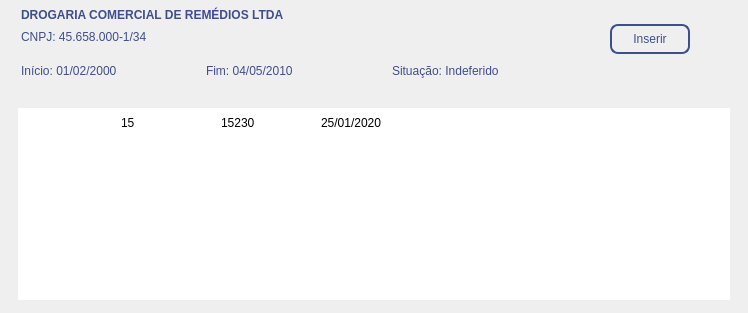
           <widget class="QWidget" name="pgBeneficios">
            <property name="sizePolicy">
             <sizepolicy hsizetype="Preferred" vsizetype="Minimum">
              <horstretch>0</horstretch>
              <verstretch>0</verstretch>
             </sizepolicy>
            </property>
            <property name="styleSheet">
             <string notr="true">/*---------------------------- Push Button ----------------------------------*/
#pbInserirBeneficios {
	font: 12pt &quot;Avenir LT Std&quot;;
	color: #3F4E8C;
	
	border: 2px solid #3F4E8C;
	border-radius: 8px;
	padding: 6px;
}

/*-------------------------------- Labels -----------------------------------------*/
#lbNomeEmpBene {
	font: 15pt &quot;Avenir LT Std&quot;;
	color: #3F4E8C;
	
	font-weight: 750;
	line-height: 24px;

	margin: 8px 0px 0px 0px;
}

#lbCNPJouNBBene, 
#lbDataInicioBene, #lbDataFimBene, 
#lbSituacao {
	font: 11pt &quot;Avenir LT Std&quot;;
	color: #3F4E8C;
	
	font-weight: 120;
	line-height: 24px;

	margin: 2px 0px 0px 0px;
}</string>
            </property>
            <layout class="QGridLayout" name="gridLayout_3">
             <property name="leftMargin">
              <number>0</number>
             </property>
             <property name="topMargin">
              <number>0</number>
             </property>
             <property name="rightMargin">
              <number>0</number>
             </property>
             <property name="bottomMargin">
              <number>0</number>
             </property>
             <property name="horizontalSpacing">
              <number>0</number>
             </property>
             <item row="0" column="0">
              <widget class="QFrame" name="frInfoPrincipalBene">
               <property name="frameShape">
                <enum>QFrame::NoFrame</enum>
               </property>
               <property name="frameShadow">
                <enum>QFrame::Raised</enum>
               </property>
               <layout class="QGridLayout" name="gridLayout_10">
                <property name="topMargin">
                 <number>0</number>
                </property>
                <item row="0" column="0">
                 <widget class="QFrame" name="frInfoResumoBene">
                  <property name="frameShape">
                   <enum>QFrame::NoFrame</enum>
                  </property>
                  <property name="frameShadow">
                   <enum>QFrame::Raised</enum>
                  </property>
                  <layout class="QHBoxLayout" name="horizontalLayout_8">
                   <property name="spacing">
                    <number>42</number>
                   </property>
                   <property name="topMargin">
                    <number>0</number>
                   </property>
                   <property name="bottomMargin">
                    <number>0</number>
                   </property>
                   <item>
                    <widget class="QFrame" name="frInfoEmpBene">
                     <property name="minimumSize">
                      <size>
                       <width>550</width>
                       <height>0</height>
                      </size>
                     </property>
                     <property name="frameShape">
                      <enum>QFrame::NoFrame</enum>
                     </property>
                     <property name="frameShadow">
                      <enum>QFrame::Raised</enum>
                     </property>
                     <layout class="QGridLayout" name="gridLayout_9">
                      <property name="leftMargin">
                       <number>0</number>
                      </property>
                      <property name="topMargin">
                       <number>0</number>
                      </property>
                      <property name="rightMargin">
                       <number>0</number>
                      </property>
                      <property name="bottomMargin">
                       <number>0</number>
                      </property>
                      <item row="3" column="1">
                       <widget class="QLabel" name="lbDataFimBene">
                        <property name="text">
                         <string>Fim: 04/05/2010</string>
                        </property>
                       </widget>
                      </item>
                      <item row="1" column="0">
                       <widget class="QLabel" name="lbCNPJouNBBene">
                        <property name="text">
                         <string>CNPJ: 45.658.000-1/34</string>
                        </property>
                       </widget>
                      </item>
                      <item row="2" column="0">
                       <spacer name="verticalSpacer_2">
                        <property name="orientation">
                         <enum>Qt::Vertical</enum>
                        </property>
                        <property name="sizeType">
                         <enum>QSizePolicy::Fixed</enum>
                        </property>
                        <property name="sizeHint" stdset="0">
                         <size>
                          <width>20</width>
                          <height>12</height>
                         </size>
                        </property>
                       </spacer>
                      </item>
                      <item row="3" column="0">
                       <widget class="QLabel" name="lbDataInicioBene">
                        <property name="text">
                         <string>Início: 01/02/2000</string>
                        </property>
                       </widget>
                      </item>
                      <item row="3" column="2">
                       <widget class="QLabel" name="lbSituacao">
                        <property name="text">
                         <string>Situação: Indeferido</string>
                        </property>
                       </widget>
                      </item>
                      <item row="0" column="0" colspan="3">
                       <widget class="QLabel" name="lbNomeEmpBene">
                        <property name="minimumSize">
                         <size>
                          <width>400</width>
                          <height>0</height>
                         </size>
                        </property>
                        <property name="text">
                         <string>DROGARIA COMERCIAL DE REMÉDIOS LTDA</string>
                        </property>
                        <property name="wordWrap">
                         <bool>true</bool>
                        </property>
                       </widget>
                      </item>
                     </layout>
                    </widget>
                   </item>
                   <item>
                    <widget class="QPushButton" name="pbInserirBeneficios">
                     <property name="minimumSize">
                      <size>
                       <width>80</width>
                       <height>0</height>
                      </size>
                     </property>
                     <property name="text">
                      <string>Inserir</string>
                     </property>
                    </widget>
                   </item>
                   <item>
                    <spacer name="horizontalSpacer_5">
                     <property name="orientation">
                      <enum>Qt::Horizontal</enum>
                     </property>
                     <property name="sizeHint" stdset="0">
                      <size>
                       <width>40</width>
                       <height>20</height>
                      </size>
                     </property>
                    </spacer>
                   </item>
                  </layout>
                 </widget>
                </item>
                <item row="1" column="0">
                 <widget class="QFrame" name="frTblBeneficios">
                  <property name="frameShape">
                   <enum>QFrame::NoFrame</enum>
                  </property>
                  <property name="frameShadow">
                   <enum>QFrame::Raised</enum>
                  </property>
                  <layout class="QHBoxLayout" name="horizontalLayout_7">
                   <property name="spacing">
                    <number>0</number>
                   </property>
                   <property name="topMargin">
                    <number>24</number>
                   </property>
                   <property name="bottomMargin">
                    <number>4</number>
                   </property>
                   <item>
                    <widget class="QTableWidget" name="tblBeneficios">
                     <property name="sizePolicy">
                      <sizepolicy hsizetype="Expanding" vsizetype="MinimumExpanding">
                       <horstretch>0</horstretch>
                       <verstretch>0</verstretch>
                      </sizepolicy>
                     </property>
                     <property name="frameShape">
                      <enum>QFrame::NoFrame</enum>
                     </property>
                     <property name="sizeAdjustPolicy">
                      <enum>QAbstractScrollArea::AdjustIgnored</enum>
                     </property>
                     <property name="editTriggers">
                      <set>QAbstractItemView::NoEditTriggers</set>
                     </property>
                     <property name="showDropIndicator" stdset="0">
                      <bool>false</bool>
                     </property>
                     <property name="dragDropOverwriteMode">
                      <bool>false</bool>
                     </property>
                     <property name="alternatingRowColors">
                      <bool>true</bool>
                     </property>
                     <property name="selectionMode">
                      <enum>QAbstractItemView::NoSelection</enum>
                     </property>
                     <property name="selectionBehavior">
                      <enum>QAbstractItemView::SelectRows</enum>
                     </property>
                     <property name="showGrid">
                      <bool>false</bool>
                     </property>
                     <property name="gridStyle">
                      <enum>Qt::NoPen</enum>
                     </property>
                     <property name="sortingEnabled">
                      <bool>true</bool>
                     </property>
                     <attribute name="horizontalHeaderVisible">
                      <bool>false</bool>
                     </attribute>
                     <attribute name="horizontalHeaderCascadingSectionResizes">
                      <bool>true</bool>
                     </attribute>
                     <attribute name="horizontalHeaderMinimumSectionSize">
                      <number>70</number>
                     </attribute>
                     <attribute name="horizontalHeaderShowSortIndicator" stdset="0">
                      <bool>false</bool>
                     </attribute>
                     <attribute name="horizontalHeaderStretchLastSection">
                      <bool>false</bool>
                     </attribute>
                     <attribute name="verticalHeaderVisible">
                      <bool>false</bool>
                     </attribute>
                     <attribute name="verticalHeaderHighlightSections">
                      <bool>false</bool>
                     </attribute>
                     <attribute name="verticalHeaderShowSortIndicator" stdset="0">
                      <bool>true</bool>
                     </attribute>
                     <attribute name="verticalHeaderStretchLastSection">
                      <bool>false</bool>
                     </attribute>
                     <row>
                      <property name="text">
                       <string>Teste</string>
                      </property>
                     </row>
                     <column>
                      <property name="text">
                       <string>id</string>
                      </property>
                      <property name="background">
                       <color>
                        <red>255</red>
                        <green>255</green>
                        <blue>255</blue>
                       </color>
                      </property>
                     </column>
                     <column>
                      <property name="text">
                       <string>Vínculo</string>
                      </property>
                      <property name="font">
                       <font>
                        <family>Avenir LT Std</family>
                        <pointsize>12</pointsize>
                        <weight>75</weight>
                        <bold>true</bold>
                       </font>
                      </property>
                      <property name="textAlignment">
                       <set>AlignCenter</set>
                      </property>
                      <property name="background">
                       <color>
                        <red>255</red>
                        <green>255</green>
                        <blue>255</blue>
                       </color>
                      </property>
                      <property name="foreground">
                       <brush brushstyle="SolidPattern">
                        <color alpha="255">
                         <red>63</red>
                         <green>78</green>
                         <blue>140</blue>
                        </color>
                       </brush>
                      </property>
                     </column>
                     <column>
                      <property name="text">
                       <string>N° do benefício</string>
                      </property>
                      <property name="font">
                       <font>
                        <family>Avenir LT Std</family>
                        <pointsize>12</pointsize>
                        <weight>75</weight>
                        <bold>true</bold>
                       </font>
                      </property>
                      <property name="textAlignment">
                       <set>AlignCenter</set>
                      </property>
                      <property name="background">
                       <color>
                        <red>255</red>
                        <green>255</green>
                        <blue>255</blue>
                       </color>
                      </property>
                      <property name="foreground">
                       <brush brushstyle="SolidPattern">
                        <color alpha="255">
                         <red>63</red>
                         <green>78</green>
                         <blue>140</blue>
                        </color>
                       </brush>
                      </property>
                     </column>
                     <column>
                      <property name="text">
                       <string>Competência</string>
                      </property>
                      <property name="font">
                       <font>
                        <family>Avenir LT Std</family>
                        <pointsize>12</pointsize>
                        <weight>75</weight>
                        <bold>true</bold>
                       </font>
                      </property>
                      <property name="textAlignment">
                       <set>AlignCenter</set>
                      </property>
                      <property name="background">
                       <color>
                        <red>255</red>
                        <green>255</green>
                        <blue>255</blue>
                       </color>
                      </property>
                      <property name="foreground">
                       <brush brushstyle="SolidPattern">
                        <color alpha="255">
                         <red>63</red>
                         <green>78</green>
                         <blue>140</blue>
                        </color>
                       </brush>
                      </property>
                     </column>
                     <column>
                      <property name="text">
                       <string>Valor do benefício</string>
                      </property>
                      <property name="font">
                       <font>
                        <family>Avenir LT Std</family>
                        <pointsize>12</pointsize>
                        <weight>75</weight>
                        <bold>true</bold>
                       </font>
                      </property>
                      <property name="textAlignment">
                       <set>AlignCenter</set>
                      </property>
                      <property name="background">
                       <color>
                        <red>255</red>
                        <green>255</green>
                        <blue>255</blue>
                       </color>
                      </property>
                      <property name="foreground">
                       <brush brushstyle="SolidPattern">
                        <color alpha="255">
                         <red>63</red>
                         <green>78</green>
                         <blue>140</blue>
                        </color>
                       </brush>
                      </property>
                     </column>
                     <column>
                      <property name="text">
                       <string>Ações</string>
                      </property>
                      <property name="font">
                       <font>
                        <family>Avenir LT Std</family>
                        <pointsize>12</pointsize>
                        <weight>75</weight>
                        <bold>true</bold>
                       </font>
                      </property>
                      <property name="textAlignment">
                       <set>AlignCenter</set>
                      </property>
                      <property name="background">
                       <color>
                        <red>255</red>
                        <green>255</green>
                        <blue>255</blue>
                       </color>
                      </property>
                      <property name="foreground">
                       <brush brushstyle="SolidPattern">
                        <color alpha="255">
                         <red>63</red>
                         <green>78</green>
                         <blue>140</blue>
                        </color>
                       </brush>
                      </property>
                     </column>
                     <item row="0" column="1">
                      <property name="text">
                       <string>15</string>
                      </property>
                     </item>
                     <item row="0" column="2">
                      <property name="text">
                       <string>15230</string>
                      </property>
                     </item>
                     <item row="0" column="3">
                      <property name="text">
                       <string>25/01/2020</string>
                      </property>
                     </item>
                    </widget>
                   </item>
                  </layout>
                 </widget>
                </item>
               </layout>
              </widget>
             </item>
            </layout>
           </widget>
